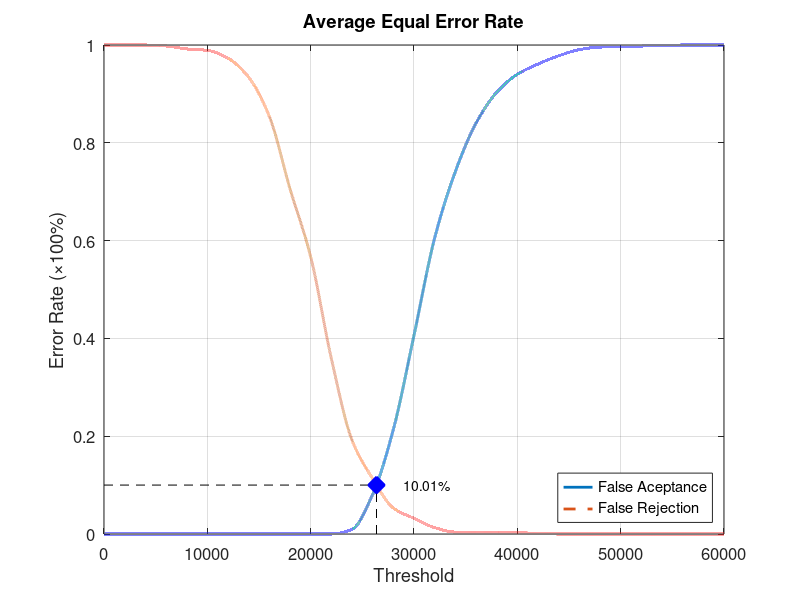
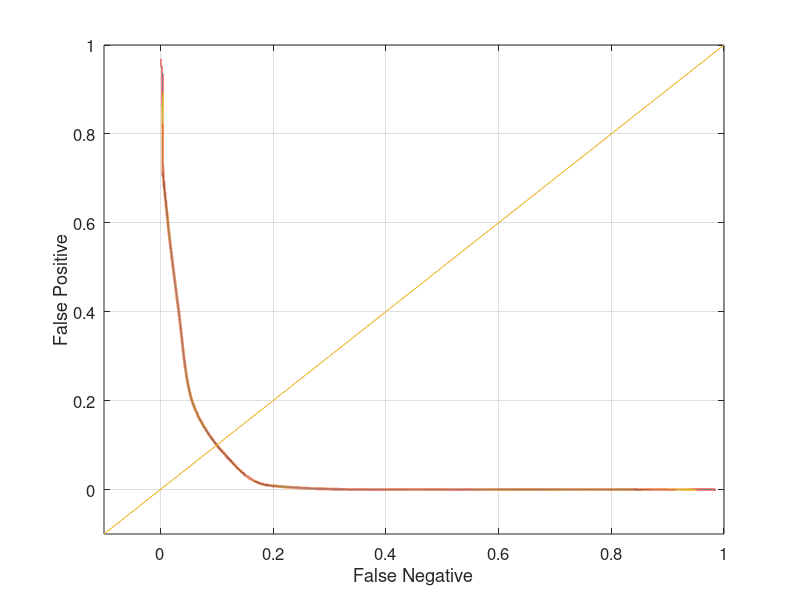

MATLAB code for these plots, in order:
function yEER = Database2Average
close all;
clear;
clc;
x = 0:2000:60000;
xq = 0:0.5:60000;

y0 = [0 0 0 0 0 0 0 0 0 0 0 0 0.00947368 0.0810526 0.213684 0.406316 0.605263 0.741053 0.84 0.903158 0.94 0.961053 0.977895 0.990526 0.99579 0.996842 0.997895 0.998947 1 1 1];
yy0 = interp1(x, y0, xq, 'pchip');
y1 = [1 1 1 0.998 0.992 0.989 0.973 0.934 0.854 0.706 0.567 0.359 0.192 0.113 0.053 0.032 0.013 0.004 0.004 0.004 0.003 0.001 0 0 0 0 0 0 0 0 0];
yy1 = interp1(x, y1, xq, 'pchip');

% Calculating EER: 
y2 = abs(y0 - y1);
find(y2 == min(y2))
yy2 = abs(yy0 - yy1);
xEER = find(yy2 == min(yy2));
xEERIndex = xq(xEER) % X-axis EER
yEER = yy0(xEER) % Y-axis EER

main = figure
plot(xq, yy0,'-','LineWidth', 2);	hold on
plot(xq, yy1,'--','LineWidth', 2);	hold on
plot([xEERIndex xEERIndex], [0 yEER], 'k--');	hold on
plot([0 xEERIndex], [yEER yEER], 'k--');	hold on
plot(xEERIndex, yEER, 'bx', 'LineWidth', 10);	hold on
text(xEERIndex + 10 * xEERIndex / 100, yEER, [num2str(round((10000 * yEER)) / 100) '%'])
legend('False Aceptance', 'False Rejection', 'Location', 'SouthEast')
xlabel('Threshold')
ylabel('Error Rate (\times100%)')
title('Average Equal Error Rate')
set(gca, 'FontSize', 12)
axis([0 60000 0 1])
grid on

print(main, 'Database2AverageMain', '-dpng');
FNRxFPR = figure('Color', [1 1 1]);
plot(yy1, yy0, '-', yy1, yy0, 'LineWidth', 2);
hold on
y = -0.1:0.1:1
plot(y, y); 
set(gca, 'FontSize', 12)
xlabel('False Negative')
ylabel('False Positive')
axis([-0.1 1 -0.1 1])
set(gca, 'FontSize', 12)
grid on

print(FNRxFPR, 'Database2AverageFNRxFPR','-dpng');
end
